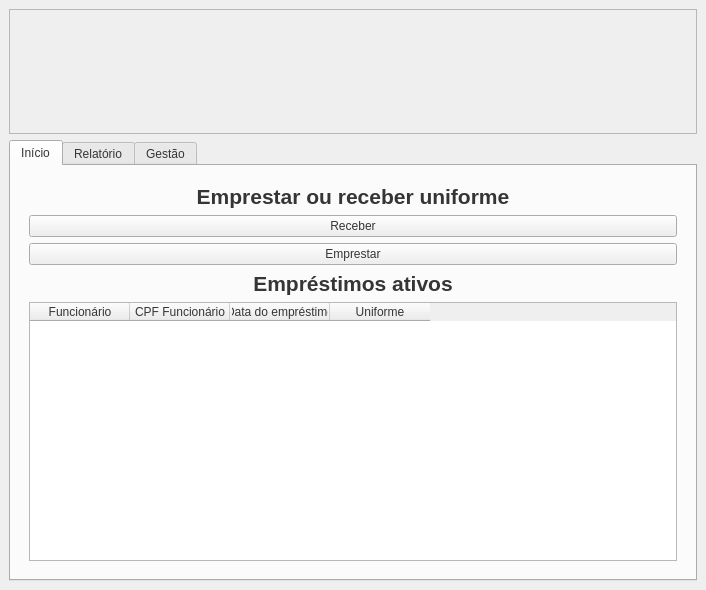
<?xml version="1.0" encoding="UTF-8"?>
<ui version="4.0">
 <class>MainWindow</class>
 <widget class="QMainWindow" name="MainWindow">
  <property name="geometry">
   <rect>
    <x>0</x>
    <y>0</y>
    <width>706</width>
    <height>590</height>
   </rect>
  </property>
  <property name="windowTitle">
   <string>Controle de uniformes</string>
  </property>
  <property name="animated">
   <bool>true</bool>
  </property>
  <property name="unifiedTitleAndToolBarOnMac">
   <bool>false</bool>
  </property>
  <widget class="QWidget" name="centralwidget">
   <layout class="QVBoxLayout" name="verticalLayout">
    <item>
     <widget class="QFrame" name="frame">
      <property name="styleSheet">
       <string notr="true">image: url(:/icon/uniform.png);</string>
      </property>
      <property name="frameShape">
       <enum>QFrame::StyledPanel</enum>
      </property>
      <property name="frameShadow">
       <enum>QFrame::Raised</enum>
      </property>
      <layout class="QVBoxLayout" name="verticalLayout_6">
       <item>
        <spacer name="verticalSpacer">
         <property name="orientation">
          <enum>Qt::Vertical</enum>
         </property>
         <property name="sizeHint" stdset="0">
          <size>
           <width>20</width>
           <height>80</height>
          </size>
         </property>
        </spacer>
       </item>
      </layout>
     </widget>
    </item>
    <item>
     <widget class="QTabWidget" name="tab_principal">
      <property name="toolTip">
       <string>&lt;html&gt;&lt;head/&gt;&lt;body&gt;&lt;p&gt;&lt;br/&gt;&lt;/p&gt;&lt;/body&gt;&lt;/html&gt;</string>
      </property>
      <property name="styleSheet">
       <string notr="true">color: rgb(53, 53, 53);</string>
      </property>
      <property name="currentIndex">
       <number>0</number>
      </property>
      <widget class="QWidget" name="tab_inicio">
       <attribute name="title">
        <string>Início</string>
       </attribute>
       <layout class="QHBoxLayout" name="horizontalLayout">
        <item>
         <widget class="QWidget" name="widget" native="true">
          <layout class="QVBoxLayout" name="verticalLayout_5">
           <item>
            <widget class="QLabel" name="label_5">
             <property name="text">
              <string>&lt;html&gt;&lt;head/&gt;&lt;body&gt;&lt;p align=&quot;center&quot;&gt;&lt;span style=&quot; font-size:16pt; font-weight:600;&quot;&gt;Emprestar ou receber uniforme&lt;/span&gt;&lt;/p&gt;&lt;/body&gt;&lt;/html&gt;</string>
             </property>
            </widget>
           </item>
           <item>
            <widget class="QPushButton" name="btn_receber">
             <property name="text">
              <string>Receber</string>
             </property>
            </widget>
           </item>
           <item>
            <widget class="QPushButton" name="btn_emprestar">
             <property name="text">
              <string>Emprestar</string>
             </property>
            </widget>
           </item>
           <item>
            <widget class="QLabel" name="label_4">
             <property name="text">
              <string>&lt;html&gt;&lt;head/&gt;&lt;body&gt;&lt;p align=&quot;center&quot;&gt;&lt;span style=&quot; font-size:16pt; font-weight:600;&quot;&gt;Empréstimos ativos&lt;/span&gt;&lt;/p&gt;&lt;/body&gt;&lt;/html&gt;</string>
             </property>
            </widget>
           </item>
           <item>
            <widget class="QTableWidget" name="tb_emprestimos_ativos">
             <attribute name="verticalHeaderHighlightSections">
              <bool>false</bool>
             </attribute>
             <column>
              <property name="text">
               <string>Funcionário</string>
              </property>
             </column>
             <column>
              <property name="text">
               <string>CPF Funcionário</string>
              </property>
             </column>
             <column>
              <property name="text">
               <string>Data do empréstimo</string>
              </property>
             </column>
             <column>
              <property name="text">
               <string>Uniforme</string>
              </property>
             </column>
            </widget>
           </item>
          </layout>
         </widget>
        </item>
       </layout>
      </widget>
      <widget class="QWidget" name="tab_relatorio">
       <attribute name="title">
        <string>Relatório</string>
       </attribute>
       <layout class="QVBoxLayout" name="verticalLayout_4">
        <item>
         <widget class="QLabel" name="label_3">
          <property name="text">
           <string>&lt;html&gt;&lt;head/&gt;&lt;body&gt;&lt;p align=&quot;center&quot;&gt;&lt;span style=&quot; font-size:16pt; font-weight:600;&quot;&gt;Relatório por período&lt;/span&gt;&lt;/p&gt;&lt;/body&gt;&lt;/html&gt;</string>
          </property>
         </widget>
        </item>
        <item>
         <layout class="QHBoxLayout" name="horizontalLayout_5">
          <item>
           <widget class="QLabel" name="lbl_data_inicial">
            <property name="text">
             <string>Data inicial</string>
            </property>
           </widget>
          </item>
          <item>
           <widget class="QLineEdit" name="txt_data_inicial"/>
          </item>
          <item>
           <widget class="QLabel" name="lbl_data_final">
            <property name="text">
             <string>Data Final</string>
            </property>
           </widget>
          </item>
          <item>
           <widget class="QLineEdit" name="txt_data_final"/>
          </item>
          <item>
           <widget class="QPushButton" name="btn_consultar_periodo">
            <property name="text">
             <string>Consultar</string>
            </property>
           </widget>
          </item>
         </layout>
        </item>
        <item>
         <widget class="QTableWidget" name="tb_relatorio">
          <column>
           <property name="text">
            <string>Funcionário</string>
           </property>
          </column>
          <column>
           <property name="text">
            <string>Data do empréstimo</string>
           </property>
          </column>
          <column>
           <property name="text">
            <string>Data da devolução</string>
           </property>
          </column>
          <column>
           <property name="text">
            <string>Uniforme emprestado</string>
           </property>
          </column>
         </widget>
        </item>
       </layout>
      </widget>
      <widget class="QWidget" name="tab_configuracoes">
       <attribute name="title">
        <string>Gestão</string>
       </attribute>
       <layout class="QHBoxLayout" name="horizontalLayout_2">
        <item>
         <widget class="QWidget" name="coluna_funcionario" native="true">
          <layout class="QVBoxLayout" name="verticalLayout_2">
           <item>
            <widget class="QLabel" name="label">
             <property name="text">
              <string>&lt;html&gt;&lt;head/&gt;&lt;body&gt;&lt;p align=&quot;center&quot;&gt;&lt;span style=&quot; font-size:16pt; font-weight:600;&quot;&gt;Funcionários&lt;/span&gt;&lt;/p&gt;&lt;/body&gt;&lt;/html&gt;</string>
             </property>
            </widget>
           </item>
           <item>
            <widget class="QLabel" name="lbl_nome">
             <property name="text">
              <string>Nome</string>
             </property>
            </widget>
           </item>
           <item>
            <widget class="QLineEdit" name="txt_nome"/>
           </item>
           <item>
            <widget class="QLabel" name="lbl_cpf">
             <property name="text">
              <string>CPF</string>
             </property>
            </widget>
           </item>
           <item>
            <widget class="QLineEdit" name="txt_cpf"/>
           </item>
           <item>
            <layout class="QHBoxLayout" name="horizontalLayout_3">
             <item>
              <widget class="QPushButton" name="btn_editar_funcionario">
               <property name="text">
                <string>Editar</string>
               </property>
              </widget>
             </item>
             <item>
              <widget class="QPushButton" name="btn_remover_funcionario">
               <property name="text">
                <string>Remover</string>
               </property>
              </widget>
             </item>
            </layout>
           </item>
           <item>
            <widget class="QPushButton" name="btn_adicionar_funcionario">
             <property name="text">
              <string>Adicionar</string>
             </property>
            </widget>
           </item>
           <item>
            <widget class="QTableWidget" name="tb_funcionario">
             <attribute name="verticalHeaderVisible">
              <bool>false</bool>
             </attribute>
             <column>
              <property name="text">
               <string>Nome</string>
              </property>
             </column>
             <column>
              <property name="text">
               <string>CPF</string>
              </property>
             </column>
            </widget>
           </item>
          </layout>
         </widget>
        </item>
        <item>
         <widget class="QWidget" name="coluna_uniforme" native="true">
          <layout class="QVBoxLayout" name="verticalLayout_3">
           <item>
            <widget class="QLabel" name="label_2">
             <property name="text">
              <string>&lt;html&gt;&lt;head/&gt;&lt;body&gt;&lt;p align=&quot;center&quot;&gt;&lt;span style=&quot; font-size:16pt; font-weight:600;&quot;&gt;Uniformes&lt;/span&gt;&lt;/p&gt;&lt;/body&gt;&lt;/html&gt;</string>
             </property>
            </widget>
           </item>
           <item>
            <widget class="QLabel" name="lbl_nome_uniforme">
             <property name="text">
              <string>Nome</string>
             </property>
            </widget>
           </item>
           <item>
            <widget class="QLineEdit" name="txt_nome_uniforme"/>
           </item>
           <item>
            <layout class="QHBoxLayout" name="horizontalLayout_4">
             <item>
              <widget class="QPushButton" name="btn_editar_uniforme">
               <property name="text">
                <string>Editar</string>
               </property>
              </widget>
             </item>
             <item>
              <widget class="QPushButton" name="btn_remover_uniforme">
               <property name="text">
                <string>Remover</string>
               </property>
              </widget>
             </item>
            </layout>
           </item>
           <item>
            <widget class="QPushButton" name="btn_adicionar_uniforme">
             <property name="text">
              <string>Adicionar</string>
             </property>
            </widget>
           </item>
           <item>
            <widget class="QTableWidget" name="tb_uniformes">
             <attribute name="verticalHeaderVisible">
              <bool>false</bool>
             </attribute>
             <column>
              <property name="text">
               <string>Nome</string>
              </property>
             </column>
            </widget>
           </item>
          </layout>
         </widget>
        </item>
       </layout>
      </widget>
     </widget>
    </item>
   </layout>
  </widget>
 </widget>
 <resources>
  <include location="resource.qrc"/>
 </resources>
 <connections/>
</ui>
